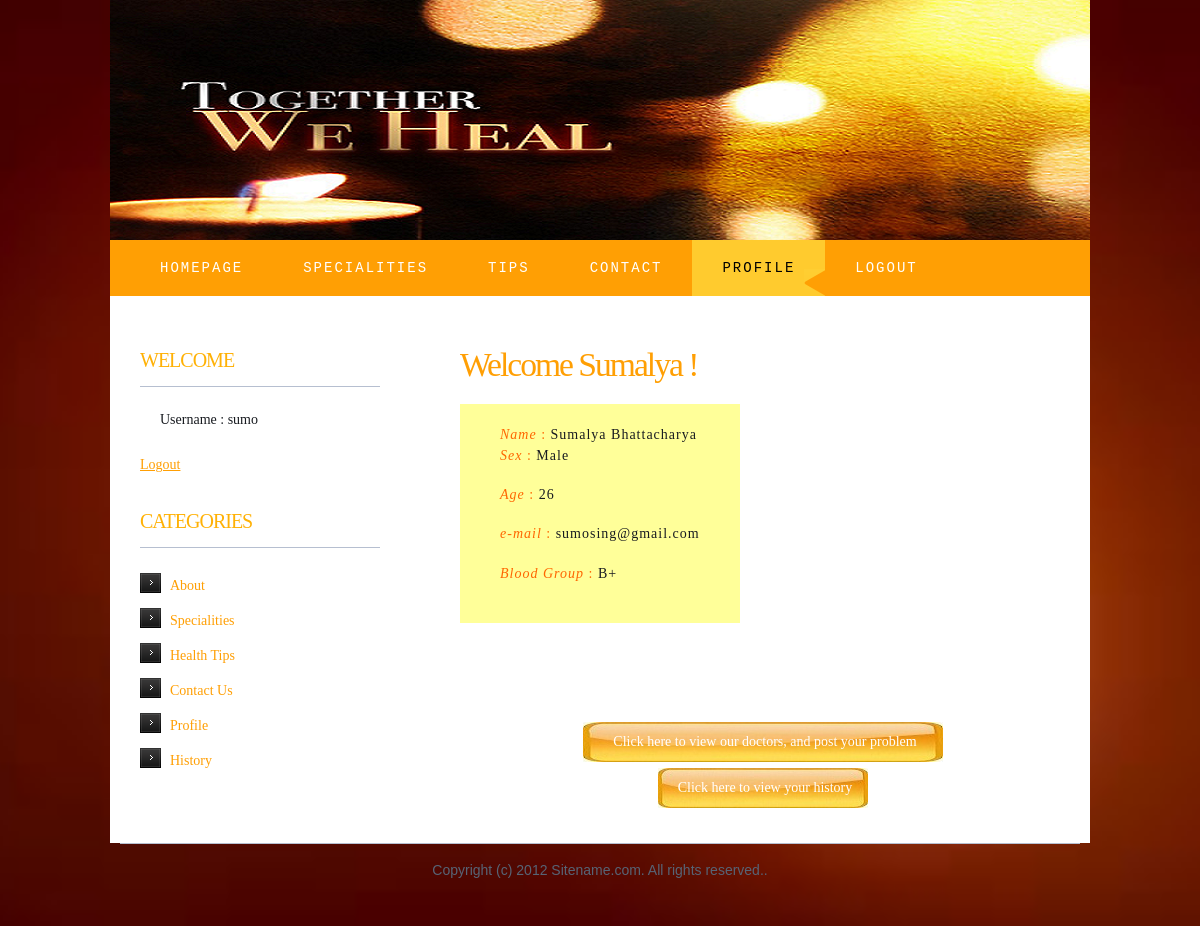
Screenshot of /patient.php (signed in) with the database file from the repository.
### tables this page shows
CREATE TABLE IF NOT EXISTS `pat_det` (
  `id` bigint(20) unsigned NOT NULL,
  `fname` varchar(20) NOT NULL,
  `lname` varchar(20) NOT NULL,
  `bg` varchar(3) NOT NULL,
  `email` varchar(40) NOT NULL,
  `sex` varchar(7) NOT NULL,
  `dob` varchar(12) NOT NULL,
  PRIMARY KEY (`id`)
);

### patient.php (the view, shortened to what this page needs)
<!DOCTYPE html PUBLIC "-//W3C//DTD XHTML 1.0 Strict//EN" "http://www.w3.org/TR/xhtml1/DTD/xhtml1-strict.dtd">
<head>
<link href="style.css" rel="stylesheet" type="text/css" media="screen" />
</head>
<body>
<div id="wrapper">
	<div id="header-wrapper">
		<div id="header">
			<div id="logo">
			</div>
		</div>
	</div>
	<div id="menu">
		<ul>
			<li><a href="index.php">Homepage</a></li>
			 <?php
			if(!isset($_SESSION['username'])||strcasecmp($_SESSION['username'],"admin"))
			{
				if(!isset($_SESSION['username'])||$_SESSION['isdoc']==0)
		            echo '<li><a href="specialities.php">specialities</a></li>';
				echo '<li><a href="tips.php">tips</a></li>';
			}
			?>
			<li><a href="#">Contact</a></li>
            <?php
    if(isset($_SESSION['username']))
    {
    						  echo '<li class="current_page_item"><a href="profile.php">Profile</a></li>';
							  echo '<li><a href="logout.php">Logout</a></li>';
	}
	else
	{
		header('location:index.php');
	}
	?>
		</ul>
	</div>
	<div id="page">
		<div id="page-bgtop">
			<div id="page-bgbtm">
				<div id="content">
					<div class="post">
                    <?php
						$id=$_SESSION['id'];
						$query=mysql_query("select * from pat_det where id='$id'");
						$row=mysql_fetch_assoc($query);
						$fname=$row['fname'];
						$lname=$row['lname'];
						$email=$row['email'];
						$bg=$row['bg'];
						$sex=$row['sex'];
						$dt=$row['dob'];
						echo "<h2 class=title>Welcome $fname !</h2>";
						echo "<div class=entry>";
							echo "<div id=about><font color=#F60><i>Name </i>:</font> $fname $lname <p /><font color=#F60><i>Sex </i>:</font> $sex<p /><font color=#F60><i>Age</i> :</font>  ";
							$age = strtotime(date("Y-m-d")) - strtotime($dt);
							$age = round( $age/30758400);
							echo $age."<p /><font color=#F60><i>e-mail</i> :</font> $email<p /><font color=#F60><i>Blood Group </i> :</font> $bg</div>";
							?>
                            <div id="innerlink3"><br /></div>
                            <div id="innerlink3"><br /></div>
<div id="innerlink1"><a href="specialities.php">Click here to view our doctors, and post your problem</a></div>
<div id="innerlink2"><a href="historyuser.php">Click here to view your history</a></div>
						</div>
					</div>
					<div style="clear: both;">&nbsp;</div>
				</div>
				<div id="sidebar">
					<ul>
						<li>
                        <?php
						if(isset($_SESSION['username']))
    {
    						  echo '<h2 >welcome</h2>';
		echo '<p><label>Username  :  '.$_SESSION['username'].'</label></p>';
		echo '<a href="logout.php"><u> Logout </u></a>';
	}
	else
	{
		header('location:index.php');
	}
	?>
<p />
						</li>
					  <li>
						<h2>Categories</h2>
						  <ul>
							  <li><a href="index.php">About</a></li>
							  <li><a href="specialities.php">Specialities</a></li>
							  <li><a href="tips.php">Health Tips</a></li>
							  <li><a href="#">Contact Us</a></li>
                              <?php
    if(isset($_SESSION['username']))
    {
    						  echo '<li><a href="profile.php">Profile</a></li>';
							  echo '<li><a href="historyuser.php">History</a></li>';
	}
	?>
						  </ul>
						</li>
					</ul>
				</div>
				<div style="clear: both;">&nbsp;</div>
			</div>
		</div>
	</div>
</div>
<div id="footer">
	<p>Copyright (c) 2012 Sitename.com. All rights reserved.</a>.</p>
</div>
</body>

### style.css (style rules this page uses)
body { margin: 0; padding: 0; background: url(images/123.jpg) no-repeat center center fixed; -webkit-background-size: cover; -moz-background-size: cover; -o-background-size: cover; background-size: cover; font-weight: 500; font-family: 'Maiandra GD'; font-size: 14px; color: #181B20; }
h1, h2, h3 h4 { margin: 0; padding: 0; font-family: 'Maiandra GD'; font-weight: normal; color: #FF9F04; }
h2 { font-size: 2.4em; }
p, ul, ol { margin-top: 0; line-height: 180%; }
a { text-decoration: none; color: #FF9F04; }
#wrapper { margin: 0 auto; padding: 0; }
#header-wrapper { height: 240px; }
#header { width: 980px; height: 240px; background: url(images/img071.png) no-repeat right top; margin: 0 auto; }
#logo { width: 980px; height: 100px; margin: 0px auto; padding: 80px 0px 0px 0px; color: #FFFFFF; }
#menu { width: 940px; height: 56px; margin: 0px auto; padding: 0px 20px 0px 20px; background: #FF9F04; }
#menu ul { margin: 0; padding: 0px 0px 0px 0px; list-style: none; line-height: normal; }
#menu li { float: left; }
#menu a { display: block; float: left; height: 56px; margin: 0px; padding: 0px 30px 0px 30px; line-height: 56px; letter-spacing: 2px; text-decoration: none; text-transform: uppercase; font-family: "Lucida Console", Monaco, monospace; font-size: 14px; font-weight: normal; color: #FFFFFF; border: none; }
#menu .current_page_item a { background: #FFCB2E url(images/img02.gif) no-repeat right bottom; color: #000000; }
#page { width: 980px; margin: 0 auto; padding: 0; background-color: #FFFFFF; }
#page-bgbtm { margin: 0px; padding: 40px 30px 0px 30px; }
#content { float: right; width: 600px; padding: 0px 0px 0px 0px; }
#about { margin-top: 10px; padding-left: 40px; padding-right: 40px; padding-bottom: 23px; padding-top: 23px; float: left; background-color: #FF9; letter-spacing: 1px; line-spacing: +5px; }
.post { clear: both; padding-bottom: 10px; }
.post .title { padding-top: 10px; letter-spacing: -2px; }
.post .entry { text-align: justify; margin-bottom: 25px; padding: 10px 0px 0px 0px; }
#sidebar { float: left; width: 240px; padding: 0px 0px 0px 0px; }
#sidebar ul { margin: 0; padding: 0; list-style: none; }
#sidebar li { margin: 0; padding: 0; }
#sidebar li ul { margin: 0px 0px; padding-bottom: 30px; }
#sidebar li li { padding-left: 30px; line-height: 35px; background: url(images/img01.gif) no-repeat left 5px; }
#innerlink1 { width: 600px; padding-top:15px; padding-left: 5px; padding:right: 5px; padding-bottom: 15px; background: url(images/link.jpg) no-repeat center; text-align: center; text-outline: #000; float: left; }
#innerlink2 { width: 600px; padding-top:15px; padding-left: 5px; padding:right: 5px; padding-bottom: 15px; background: url(images/link2.jpg) no-repeat center; text-align: center; text-outline: #000; float: left; }
#innerlink3 { width: 400px; padding: 10px; margin: 6px; border: thick; background: #FFFFFF; border-color: #F30; float: left; }
#innerlink1 a { color: #FFFFFF; }
#innerlink2 a { color: #FFFFFF; }
#sidebar h2 { height: 38px; margin-bottom: 20px; padding: 12px 0 0 0px; border-bottom: 1px solid #B6BFD0; text-transform: uppercase; letter-spacing: -1px; font-size: 20px; color: #FFB105; }
#sidebar p { margin: 0 0px; padding: 0px 20px 20px 20px; text-align: justify; }
#sidebar a { border: none; }
#footer { width: 960px; height: 55px; margin: 0px auto 40px auto; border-top: 1px solid #B6BFD0; font-family: Arial, Helvetica, sans-serif; }
#footer p { margin: 0; padding-top: 18px; line-height: normal; text-align: center; color: #576475; }

### rows the page displays
pat_det: fname "Sumalya", lname "Bhattacharya", sex "Male", dob "26", email "sumosing@gmail.com", bg "B+"

### other values shown
$_SESSION['username'] "sumo"
